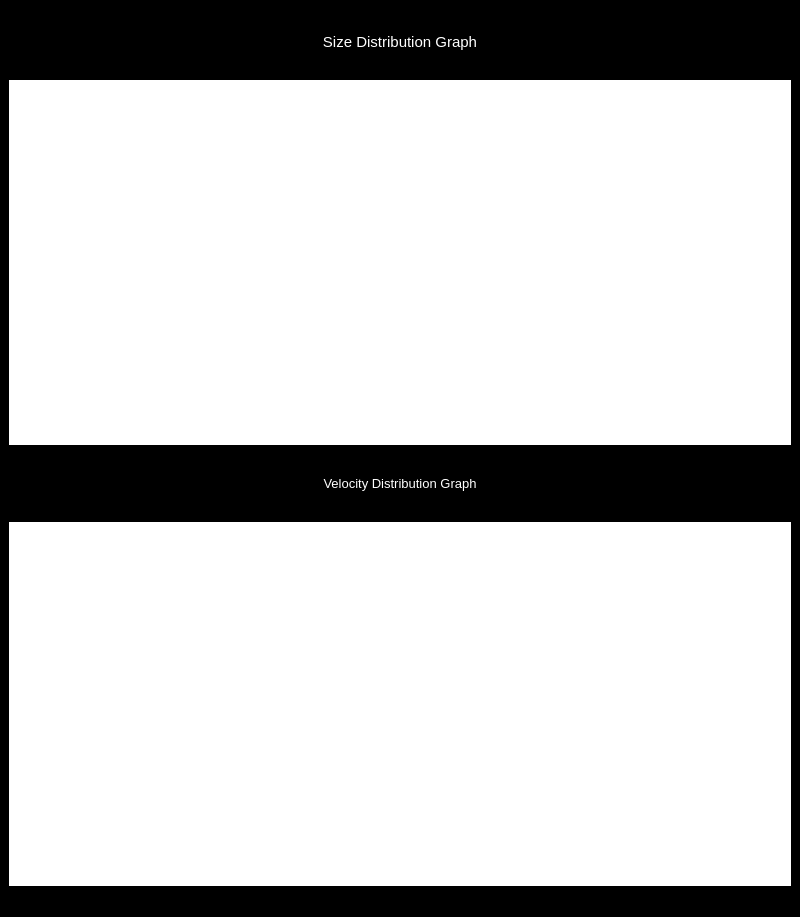
<?xml version="1.0" encoding="UTF-8"?>
<ui version="4.0">
 <class>GraphWindow</class>
 <widget class="QMainWindow" name="GraphWindow">
  <property name="geometry">
   <rect>
    <x>0</x>
    <y>0</y>
    <width>800</width>
    <height>917</height>
   </rect>
  </property>
  <property name="windowTitle">
   <string>Graph Window</string>
  </property>
  <property name="styleSheet">
   <string notr="true">background-color: rgb(0, 0, 0);</string>
  </property>
  <widget class="QWidget" name="centralwidget">
   <layout class="QVBoxLayout" name="verticalLayout">
    <item>
     <widget class="QLabel" name="label_14">
      <property name="maximumSize">
       <size>
        <width>16777215</width>
        <height>65</height>
       </size>
      </property>
      <property name="font">
       <font>
        <pointsize>11</pointsize>
       </font>
      </property>
      <property name="styleSheet">
       <string notr="true">color: rgb(255, 255, 255);</string>
      </property>
      <property name="text">
       <string>Size Distribution Graph</string>
      </property>
      <property name="alignment">
       <set>Qt::AlignCenter</set>
      </property>
     </widget>
    </item>
    <item>
     <widget class="QWidget" name="sizeGraphWidget" native="true">
      <property name="styleSheet">
       <string notr="true">background-color: rgb(255, 255, 255);</string>
      </property>
     </widget>
    </item>
    <item>
     <widget class="QLabel" name="label">
      <property name="maximumSize">
       <size>
        <width>16777215</width>
        <height>65</height>
       </size>
      </property>
      <property name="font">
       <font>
        <pointsize>10</pointsize>
       </font>
      </property>
      <property name="styleSheet">
       <string notr="true">color: rgb(255, 255, 255);</string>
      </property>
      <property name="text">
       <string>Velocity Distribution Graph</string>
      </property>
      <property name="alignment">
       <set>Qt::AlignCenter</set>
      </property>
     </widget>
    </item>
    <item>
     <widget class="QWidget" name="velocityGraphWidget" native="true">
      <property name="styleSheet">
       <string notr="true">background-color: rgb(255, 255, 255);</string>
      </property>
     </widget>
    </item>
   </layout>
  </widget>
  <widget class="QStatusBar" name="statusbar"/>
 </widget>
 <customwidgets>
  <customwidget>
   <class>PlotWidget</class>
   <extends>QWidget</extends>
   <header location="global">pyqtgraph</header>
   <container>1</container>
  </customwidget>
 </customwidgets>
 <resources/>
 <connections/>
</ui>
